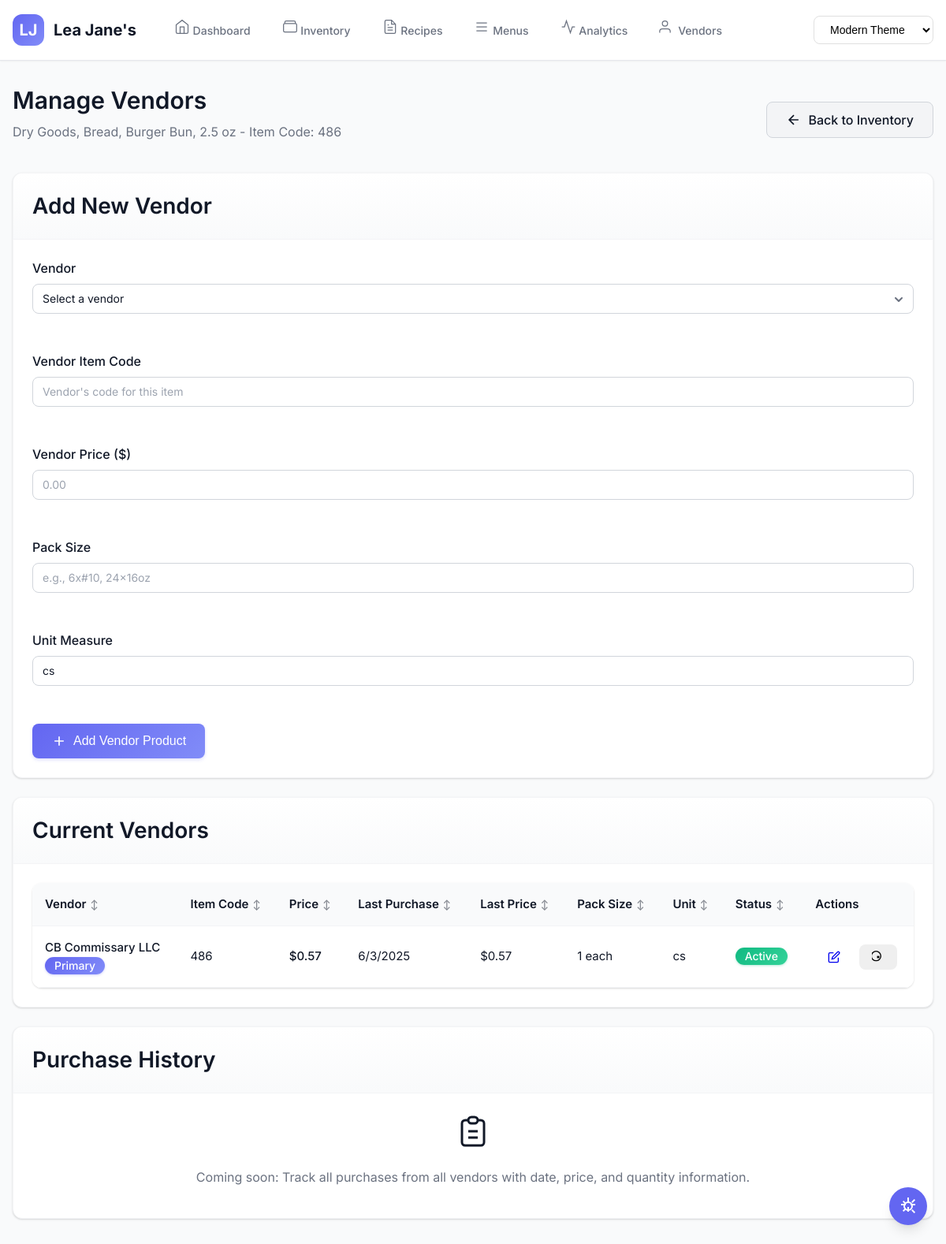
Screenshot of /inventory/vendors/86 with the database file from the repository.
### tables this page shows
CREATE TABLE inventory (
                id INTEGER PRIMARY KEY AUTOINCREMENT,
                item_code TEXT UNIQUE,
                item_description TEXT NOT NULL,
                vendor_name TEXT,
                current_price REAL,
                last_purchased_price REAL,
                last_purchased_date TEXT,
                unit_measure TEXT,
                purchase_unit TEXT,
                recipe_cost_unit TEXT,
                pack_size TEXT,
                yield_percent REAL DEFAULT 100,
                product_categories TEXT,
                close_watch BOOLEAN DEFAULT FALSE,
                created_date TIMESTAMP DEFAULT CURRENT_TIMESTAMP,
                updated_date TIMESTAMP DEFAULT CURRENT_TIMESTAMP
            , density_g_per_ml DECIMAL(10,4), count_to_weight_g DECIMAL(10,2));

CREATE TABLE vendor_products (
                id INTEGER PRIMARY KEY AUTOINCREMENT,
                inventory_id INTEGER NOT NULL,
                vendor_id INTEGER NOT NULL,
                vendor_item_code TEXT,
                vendor_price REAL,
                last_purchased_date TEXT,
                last_purchased_price REAL,
                pack_size TEXT,
                unit_measure TEXT,
                is_primary BOOLEAN DEFAULT FALSE,
                is_active BOOLEAN DEFAULT TRUE,
                created_date TIMESTAMP DEFAULT CURRENT_TIMESTAMP,
                updated_date TIMESTAMP DEFAULT CURRENT_TIMESTAMP,
                FOREIGN KEY (inventory_id) REFERENCES inventory(id),
                FOREIGN KEY (vendor_id) REFERENCES vendors(id),
                UNIQUE(inventory_id, vendor_id, vendor_item_code)
            );

CREATE TABLE vendors (
                id INTEGER PRIMARY KEY AUTOINCREMENT,
                vendor_name TEXT NOT NULL UNIQUE,
                contact_info TEXT,
                address TEXT,
                phone TEXT,
                email TEXT,
                active BOOLEAN DEFAULT TRUE,
                created_date TIMESTAMP DEFAULT CURRENT_TIMESTAMP
            );

### app.py (the view)
@app.route('/inventory/vendors/<int:item_id>')
def inventory_vendors(item_id):
    with get_db() as conn:
        item = conn.execute('SELECT * FROM inventory WHERE id = ?', (item_id,)).fetchone()
        if not item:
            return "Item not found", 404
        vendors = conn.execute('SELECT * FROM vendors ORDER BY vendor_name').fetchall()
        vendor_products = conn.execute('''
            SELECT vp.*, v.vendor_name
            FROM vendor_products vp
            JOIN vendors v ON vp.vendor_id = v.id
            WHERE vp.inventory_id = ?
            ORDER BY vp.is_primary DESC, vp.is_active DESC, v.vendor_name
        ''', (item_id,)).fetchall()
    theme = get_theme()
    return render_template(f'inventory_vendors_{theme}.html',
                         item=item,
                         vendors=vendors,
                         vendor_products=vendor_products)

### app.py (called while the page is built)
def get_db():
    conn = sqlite3.connect(DATABASE)
    conn.row_factory = sqlite3.Row
    return conn

def get_theme():
    theme = request.args.get('theme') or request.cookies.get('theme', 'modern')
    return theme if theme in ['modern', 'neo', 'fam'] else 'modern'

### templates/inventory_vendors_modern.html (shortened to what this page needs)
{% extends "base_modern.html" %}
{% block content %}
<div class="animate-fade-in">
    <div class="flex flex-col gap-4 mb-6">
        <div class="flex items-center justify-between">
            <div>
                <h1 class="text-3xl font-semibold mb-2">Manage Vendors</h1>
                <p class="text-secondary">{{ item.item_description }} - Item Code: {{ item.item_code }}</p>
            </div>
            <a href="{{ url_for('inventory') }}" class="btn btn-secondary">
                <svg width="20" height="20" viewBox="0 0 24 24" fill="none" stroke="currentColor" stroke-width="2">
                    <path d="M19 12H5m7-7l-7 7 7 7"/>
                </svg>
                Back to Inventory
            </a>
        </div>
    </div>
    <div class="card mb-6">
        <div class="card-header">
            <h3 class="card-title">Add New Vendor</h3>
        </div>
        <div class="card-body">
            <form method="POST" action="/inventory/vendors/{{ item.id }}/add">
                <div class="grid grid-cols-1 md:grid-cols-2 lg:grid-cols-3 gap-6 mb-6">
                    <div class="form-group">
                        <label for="vendor_id" class="form-label required">Vendor</label>
                        <select name="vendor_id" id="vendor_id" class="form-control" required>
                            <option value="">Select a vendor</option>
                        </select>
                    </div>
                    <div class="form-group">
                        <label for="vendor_item_code" class="form-label required">Vendor Item Code</label>
                        <input type="text"
                               name="vendor_item_code"
                               id="vendor_item_code"
                               class="form-control"
                               placeholder="Vendor's code for this item"
                               required>
                    </div>
                    <div class="form-group">
                        <label for="vendor_price" class="form-label required">Vendor Price ($)</label>
                        <input type="number"
                               name="vendor_price"
                               id="vendor_price"
                               step="0.01"
                               class="form-control"
                               placeholder="0.00"
                               required>
                    </div>
                    <div class="form-group">
                        <label for="pack_size" class="form-label">Pack Size</label>
                        <input type="text"
                               name="pack_size"
                               id="pack_size"
                               class="form-control"
                               placeholder="e.g., 6x#10, 24x16oz">
                    </div>
                    <div class="form-group">
                        <label for="unit_measure" class="form-label">Unit Measure</label>
                        <input type="text"
                               name="unit_measure"
                               id="unit_measure"
                               value="{{ item.unit_measure }}"
                               class="form-control"
                               placeholder="e.g., LB, OZ, EA">
                    </div>
                </div>
                <button type="submit" class="btn btn-primary">
                    <svg width="20" height="20" viewBox="0 0 24 24" fill="none" stroke="currentColor" stroke-width="2">
                        <path d="M12 5v14m-7-7h14"/>
                    </svg>
                    Add Vendor Product
                </button>
            </form>
        </div>
    </div>
    <div class="card">
        <div class="card-header">
            <h3 class="card-title">Current Vendors</h3>
        </div>
        <div class="card-body">
            {% if vendor_products %}
            <div class="table-container">
                <table class="table">
                    <thead>
                        <tr>
                            <th>Vendor</th>
                            <th>Item Code</th>
                            <th>Price</th>
                            <th>Last Purchase</th>
                            <th>Last Price</th>
                            <th>Pack Size</th>
                            <th>Unit</th>
                            <th>Status</th>
                            <th>Actions</th>
                        </tr>
                    </thead>
                    <tbody>
                        {% for vp in vendor_products %}
                        <tr>
                            <td>
                                <div class="font-medium">{{ vp.vendor_name }}</div>
                                {% if vp.is_primary %}
                                <span class="badge badge-primary">Primary</span>
                                {% endif %}
                            </td>
                            <td>{{ vp.vendor_item_code }}</td>
                            <td class="font-medium">${{ "%.2f"|format(vp.vendor_price or 0) }}</td>
                            <td>{{ vp.last_purchased_date or '-' }}</td>
                            <td>{{ "$%.2f"|format(vp.last_purchased_price) if vp.last_purchased_price else '-' }}</td>
                            <td>{{ vp.pack_size or '-' }}</td>
                            <td>{{ vp.unit_measure }}</td>
                            <td>
                                {% if vp.is_active %}
                                <span class="badge badge-success">Active</span>
                                {% else %}
                                <span class="badge badge-secondary">Inactive</span>
                                {% endif %}
                            </td>
                            <td>
                                <div class="flex gap-2">
                                    <a href="/inventory/vendors/{{ item.id }}/edit/{{ vp.id }}"
                                       class="btn btn-sm btn-outline"
                                       title="Edit vendor product">
                                        <svg width="16" height="16" viewBox="0 0 24 24" fill="none" stroke="currentColor" stroke-width="2">
                                            <path d="M11 4H4a2 2 0 0 0-2 2v14a2 2 0 0 0 2 2h14a2 2 0 0 0 2-2v-7"/>
                                            <path d="M18.5 2.5a2.121 2.121 0 0 1 3 3L12 15l-4 1 1-4 9.5-9.5z"/>
                                        </svg>
                                    </a>
                                    <form method="POST" action="/inventory/vendors/{{ item.id }}/toggle-active/{{ vp.id }}" class="inline">
                                        <button type="submit"
                                                class="btn btn-sm btn-outline"
                                                title="{% if vp.is_active %}Deactivate{% else %}Activate{% endif %} vendor product">
                                            {% if vp.is_active %}
                                            <svg width="16" height="16" viewBox="0 0 24 24" fill="none" stroke="currentColor" stroke-width="2">
                                                <path d="M10 10l4 4m0-4l-4 4m7-4a9 9 0 1 1-18 0 9 9 0 0 1 18 0Z"/>
                                            </svg>
                                            {% else %}
                                            <svg width="16" height="16" viewBox="0 0 24 24" fill="none" stroke="currentColor" stroke-width="2">
                                                <path d="M9 12l2 2 4-4m6 2a9 9 0 1 1-18 0 9 9 0 0 1 18 0z"/>
                                            </svg>
                                            {% endif %}
                                        </button>
                                    </form>
                                </div>
                            </td>
                        </tr>
                        {% endfor %}
                    </tbody>
                </table>
            </div>
            {% endif %}
        </div>
    </div>
    <div class="card mt-6">
        <div class="card-header">
            <h3 class="card-title">Purchase History</h3>
        </div>
        <div class="card-body">
            <div class="text-center py-8">
                <p class="text-secondary">Coming soon: Track all purchases from all vendors with date, price, and quantity information.</p>
            </div>
        </div>
    </div>
</div>
{% endblock %}

### static/css/design-system.css (style rules this page uses)
:root { --space-unit: 8px; --space-0: 0; --space-1: calc(var(--space-unit) * 0.5); --space-2: var(--space-unit); --space-3: calc(var(--space-unit) * 1.5); --space-4: calc(var(--space-unit) * 2); --space-5: calc(var(--space-unit) * 2.5); --space-6: calc(var(--space-unit) * 3); --space-7: calc(var(--space-unit) * 3.5); --space-8: calc(var(--space-unit) * 4); --space-9: calc(var(--space-unit) * 4.5); --space-10: calc(var(--space-unit) * 5); --space-12: calc(var(--space-unit) * 6); --space-16: calc(var(--space-unit) * 8); --space-20: calc(var(--space-unit) * 10); --space-24: calc(var(--space-unit) * 12); --space-xs: var(--space-1); --space-sm: var(--space-2); --space-md: var(--space-4); --space-lg: var(--space-6); --space-xl: var(--space-8); --space-2xl: var(--space-12); --space-3xl: var(--space-16); --card-padding: var(--space-6); --section-spacing: var(--space-10); --container-padding: var(--space-4); --form-spacing: var(--space-6); --button-padding-x: var(--space-5); --button-padding-y: var(--space-3); --input-padding-x: var(--space-4); --input-padding-y: var(--space-3); }
:root { --text-xs: 0.75rem; --text-sm: 0.875rem; --text-base: 1rem; --text-lg: 1.125rem; --text-xl: 1.25rem; --text-2xl: 1.5rem; --text-3xl: 1.875rem; --text-4xl: 2.25rem; --text-5xl: 3rem; --leading-none: 1; --leading-tight: 1.25; --leading-snug: 1.375; --leading-normal: 1.5; --leading-relaxed: 1.625; --leading-loose: 2; --tracking-tighter: -0.05em; --tracking-tight: -0.025em; --tracking-normal: 0; --tracking-wide: 0.025em; --tracking-wider: 0.05em; --tracking-widest: 0.1em; --font-thin: 100; --font-light: 300; --font-normal: 400; --font-medium: 500; --font-semibold: 600; --font-bold: 700; --font-extrabold: 800; --font-black: 900; }
:root { --radius-none: 0; --radius-sm: 0.125rem; --radius-base: 0.25rem; --radius-md: 0.375rem; --radius-lg: 0.5rem; --radius-xl: 0.75rem; --radius-2xl: 1rem; --radius-3xl: 1.5rem; --radius-full: 9999px; --button-radius: var(--radius-lg); --card-radius: var(--radius-xl); --input-radius: var(--radius-lg); --badge-radius: var(--radius-full); --modal-radius: var(--radius-2xl); }
:root { --shadow-xs: 0 1px 2px 0 rgb(0 0 0 / 0.05); --shadow-sm: 0 1px 3px 0 rgb(0 0 0 / 0.1), 0 1px 2px -1px rgb(0 0 0 / 0.1); --shadow-base: 0 4px 6px -1px rgb(0 0 0 / 0.1), 0 2px 4px -2px rgb(0 0 0 / 0.1); --shadow-md: 0 10px 15px -3px rgb(0 0 0 / 0.1), 0 4px 6px -4px rgb(0 0 0 / 0.1); --shadow-lg: 0 20px 25px -5px rgb(0 0 0 / 0.1), 0 8px 10px -6px rgb(0 0 0 / 0.1); --shadow-xl: 0 25px 50px -12px rgb(0 0 0 / 0.25); --shadow-2xl: 0 30px 60px -15px rgb(0 0 0 / 0.3); --shadow-inner: inset 0 2px 4px 0 rgb(0 0 0 / 0.05); --shadow-none: 0 0 #0000; --card-shadow: var(--shadow-base); --button-shadow: var(--shadow-sm); --dropdown-shadow: var(--shadow-lg); --modal-shadow: var(--shadow-xl); }
:root { --duration-75: 75ms; --duration-100: 100ms; --duration-150: 150ms; --duration-200: 200ms; --duration-300: 300ms; --duration-500: 500ms; --duration-700: 700ms; --duration-1000: 1000ms; --ease-linear: linear; --ease-in: cubic-bezier(0.4, 0, 1, 1); --ease-out: cubic-bezier(0, 0, 0.2, 1); --ease-in-out: cubic-bezier(0.4, 0, 0.2, 1); --transition-base: all var(--duration-200) var(--ease-in-out); --transition-fast: all var(--duration-150) var(--ease-in-out); --transition-slow: all var(--duration-300) var(--ease-in-out); }
:root { --z-0: 0; --z-10: 10; --z-20: 20; --z-30: 30; --z-40: 40; --z-50: 50; --z-auto: auto; --z-dropdown: 1000; --z-sticky: 1020; --z-fixed: 1030; --z-modal-backdrop: 1040; --z-modal: 1050; --z-popover: 1060; --z-tooltip: 1070; }
:root { --screen-xs: 375px; --screen-sm: 640px; --screen-md: 768px; --screen-lg: 1024px; --screen-xl: 1280px; --screen-2xl: 1536px; --screen-3xl: 1920px; --screen-4xl: 2560px; --screen-5xl: 3840px; }
.mt-6 { margin-top: var(--space-6) !important; }
.mb-2 { margin-bottom: var(--space-2) !important; }
.mb-4 { margin-bottom: var(--space-4) !important; }
.mb-6 { margin-bottom: var(--space-6) !important; }
.mx-auto { margin-left: auto !important; margin-right: auto !important; }
.gap-2 { gap: var(--space-2) !important; }
.gap-4 { gap: var(--space-4) !important; }
.gap-6 { gap: var(--space-6) !important; }
.text-3xl { font-size: var(--text-3xl) !important; }
.font-medium { font-weight: var(--font-medium) !important; }
.font-semibold { font-weight: var(--font-semibold) !important; }
.inline { display: inline !important; }
.flex { display: flex !important; }
.grid { display: grid !important; }

### rows the page displays
inventory: item_description "Dry Goods, Bread, Burger Bun, 2.5 oz", item_code "486", unit_measure "cs"
vendor_products: vendor_name "CB Commissary LLC", is_primary "Primary", vendor_item_code "486", vendor_price "0.57", last_purchased_date "6/3/2025", last_purchased_price "$0.57", pack_size "1 each", unit_measure "cs", is_active "Active"
